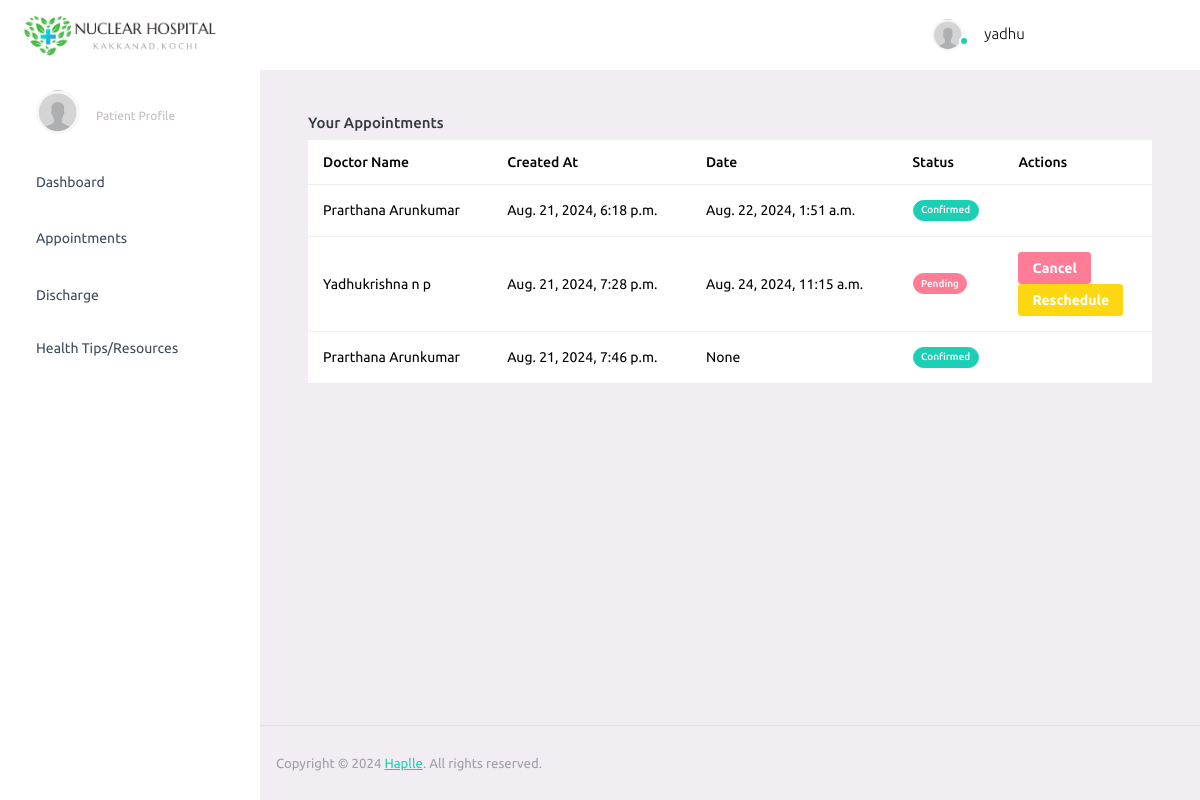
/appointments/ (signed in), run on an earlier commit of the app's database.
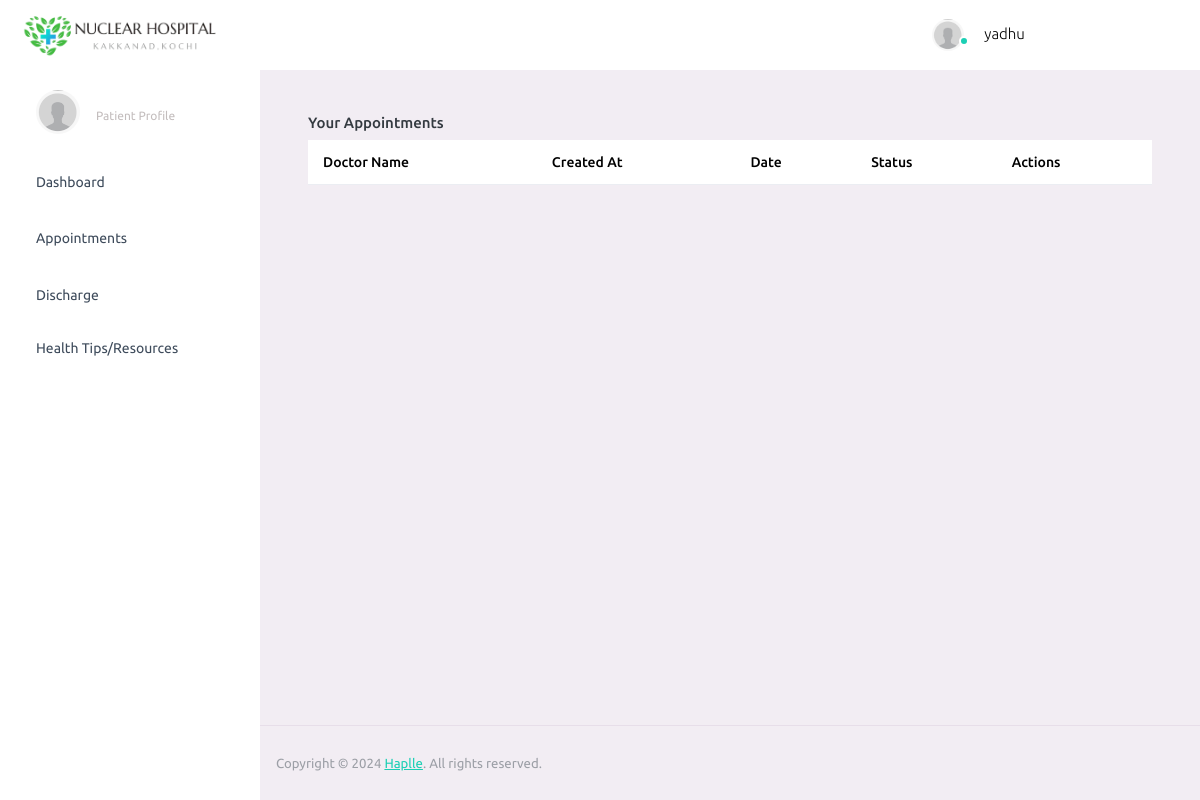
And on a later commit of the database.
### hospital/models.py (models this page shows, shortened)
class Appointment(models.Model):
    APPOINTMENT_STATUS = (
        ('pending', 'Pending'),
        ('confirmed', 'Confirmed'),
        ('rescheduled', 'Rescheduled'),
        ('cancelled', 'Cancelled'),
    )
    patient = models.ForeignKey(User, on_delete=models.CASCADE, related_name='appointments_as_patient',limit_choices_to={'user_type': 'patient'})
    doctor = models.ForeignKey(User, on_delete=models.CASCADE, related_name='appointments_as_doctor', limit_choices_to={'user_type': 'doctor'})
    dob = models.DateField(null=True)
    appointment_date = models.DateTimeField(null=True)
    reason_for_visit = models.TextField(blank=True, null=True)
    status = models.CharField(max_length=15, choices=APPOINTMENT_STATUS, default='pending')
    created_at = models.DateTimeField(auto_now_add=True)
    updated_at = models.DateTimeField(auto_now=True)

class UserProfile(models.Model):
    USER_TYPE_CHOICES = (
        ('patient', 'Patient'),
        ('doctor', 'Doctor'),
        ('admin', 'Admin'),
    )
    DEPARTMENTS = (
        ('cardiology', 'Cardiology'),
        ('neurology', 'Neurology'),
        ('oncology', 'Oncology'),
        ('orthopedics', 'Orthopedics'),
        ('pediatrics', 'Pediatrics'),
        ('gynaecology', 'Gynaecology'),
        ('general', 'General'),
        ('emergency', 'Emergency'),
    )
    STATUS = (
        ('pending', 'Pending'),
        ('confirmed', 'Confirmed'),
        ('cancelled', 'Cancelled'),
    )
    user = models.OneToOneField(User, on_delete=models.CASCADE, related_name='profile')
    username = models.CharField(max_length=20, blank=True, null=True)
    name = models.CharField(max_length=20, blank=True, null=True)
    age = models.IntegerField(blank=True, null=True)
    address = models.TextField(blank=True, null=True)
    email = models.EmailField(max_length=50, blank=True, null=True)
    department = models .CharField(max_length=20, choices=DEPARTMENTS, blank=True, null=True)
    phone_no = models.CharField(max_length=20, blank=True, null=True)
    first_name = models.CharField(max_length=20, blank=True, null=True)
    last_name = models.CharField(max_length=20, blank=True, null=True)
    user_type = models.CharField(max_length=10, choices=USER_TYPE_CHOICES)
    status = models.CharField(max_length=10, choices=STATUS, default='pending')
    doctor_availability = models.BooleanField(default=False)

### hospital/views.py (the view)
# urls.py: path('appointments/', views.patient_appointments_view, name='appointments'),
@login_required
def patient_appointments_view(request):
    user = request.user
    appointments = Appointment.objects.filter(patient=user)
    context = {
        'appointments':appointments
    }
    return render(request, 'patient/appointments.html',context)

### hospital/templates/patient/appointments.html (shortened to what this page needs)
{% extends 'patient/dashboard.html' %}
{% block content %}
<div class="container">
    <div class="panel panel-primary">
      <div class="panel-heading">
        <h6 class="panel-title">Your Appointments</h6>
      </div>
      <table class="table " id="dev-table">
        <thead>
          <tr>
            <th>Doctor Name</th>
            <th>Created At</th>
            <th>Date</th>
            <th>Status</th>
            <th>Actions</th>
          </tr>
        </thead>
        {% for a in appointments %}
        <tr>
          <td> {{a.doctor.profile.name}}</td>
          <td>{{a.created_at}}</td>
          <td>{{a.appointment_date}}</td>
          <td>
            {% if a.status == 'pending' %}
                <label class="badge badge-danger">Pending</label>
            {% elif a.status == 'confirmed' %}
                <label class="badge badge-success">Confirmed</label>
            {% elif a.status == 'rescheduled' %}
                <label class="badge badge-warning">Rescheduled</label>
            {% elif a.status == 'cancelled' %}
                <label class="badge badge-info">Cancelled</label>
            {% endif %}
        </td>
        <td>
          {% if a.status == 'pending' %}
              <form method="POST" action="{% url 'cancel_appointment' a.id %}">
                <button type="submit" class="btn btn-danger btn-sm">Cancel</button>
              </form>
              <a href="{% url 'reschedule_appointment' a.id %}" class="btn btn-warning btn-sm">Reschedule</a>
            {% elif a.status == 'cancelled' %}
              <a href="{% url 'reschedule_appointment' a.id %}" class="btn btn-warning btn-sm">Reschedule</a>
            {% endif %}
        </td>
        </tr>
        {% endfor %}
      </table>
    </div>
  </div>
{% endblock %}

What changed in the data, as far as the page shows it:
removed Appointment: doctor.profile.name "Prarthana Arunkumar", created_at "Aug. 21, 2024, 6:18 p.m.", appointment_date "Aug. 22, 2024, 1:51 a.m.", status "Confirmed"
removed Appointment: doctor.profile.name "Yadhukrishna n p", created_at "Aug. 21, 2024, 7:28 p.m.", appointment_date "Aug. 24, 2024, 11:15 a.m.", status "Pending"
removed Appointment: doctor.profile.name "Prarthana Arunkumar", created_at "Aug. 21, 2024, 7:46 p.m.", appointment_date "None", status "Confirmed"
